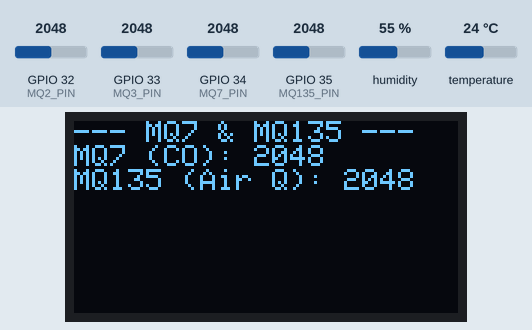
A sketch run on a simulated ESP32. Parts: 128×64 one-colour display. The test bench sets the inputs (shaded band); at power-on: humidity 55 %, GPIO 32 (MQ2_PIN) = 2048, GPIO 34 (MQ7_PIN) = 2048, GPIO 33 (MQ3_PIN) = 2048, GPIO 35 (MQ135_PIN) = 2048, temperature 24 °C. The local clock reads 2024-03-15 10:24:30 at power-on unless the sketch sets it.

Above: at 12.8 s.
12.9 s: humidity set to 22 %
At 25.2 s:
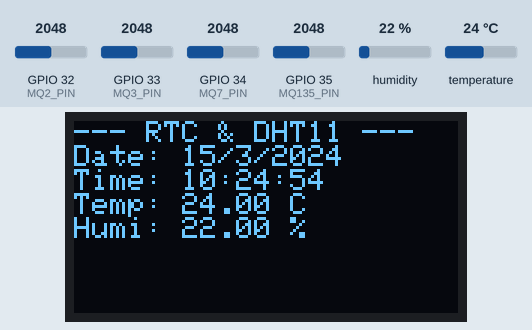
25.5 s: GPIO 32 (MQ2_PIN) set to 2866
At 37.0 s:
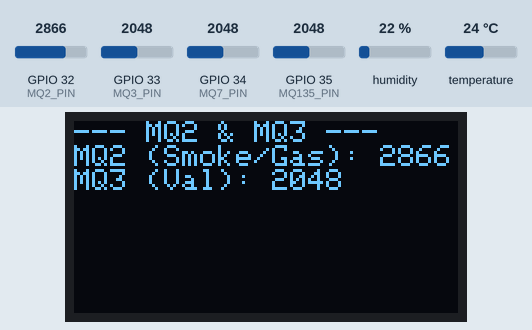
37.5 s: GPIO 34 (MQ7_PIN) set to 2866
At 48.5 s:
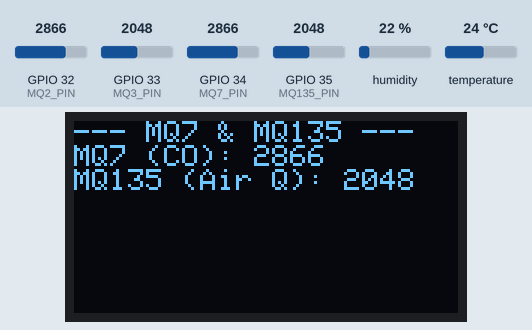
49.5 s: GPIO 33 (MQ3_PIN) set to 2866
At 55.5 s:
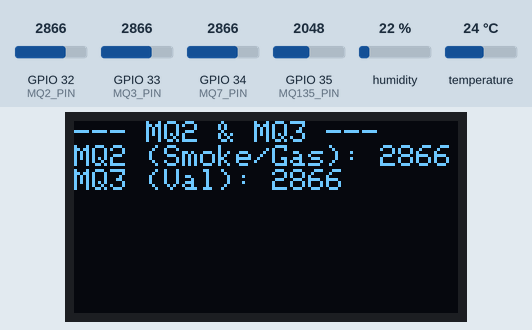
61.5 s: GPIO 35 (MQ135_PIN) set to 2866
At 67.0 s:
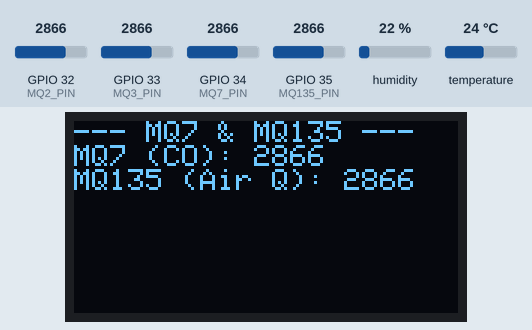
73.5 s: temperature set to 12 °C
At 78.5 s:
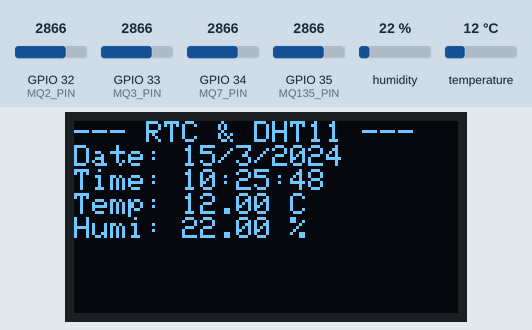
Timing chart, 0 to 80.0 s (numbered marks = the images above; inputs shaded):
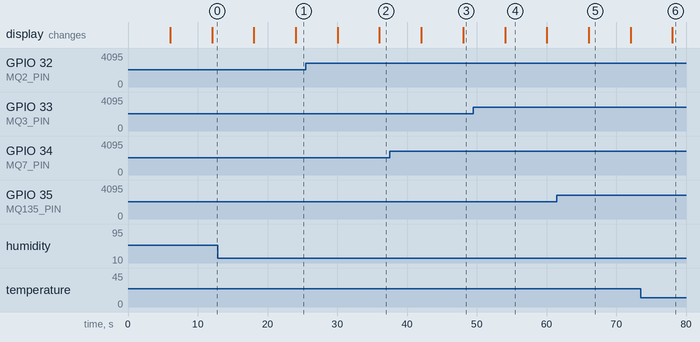

Measured:
- what the display in image 4 shows lasts 6.0 s, from 54.1 s to 60.1 s

The sketch:

sensor_reading.ino
```cpp
#include <SPI.h>
#include <Wire.h>
#include <Adafruit_GFX.h>
#include <Adafruit_SSD1306.h>
#include <DHT.h>
#include "RTClib.h"

// --- Define Pins ---
#define OLED_RESET -1 // Reset pin
#define DHTPIN 4    // DHT data pin
#define DHTTYPE DHT11 // DHT 11

#define MQ7_PIN 34
#define MQ135_PIN 35
#define MQ2_PIN 32
#define MQ3_PIN 33

// --- Initialize Libraries ---
Adafruit_SSD1306 display(128, 64, &Wire, OLED_RESET);
DHT dht(DHTPIN, DHTTYPE);
RTC_DS1307 rtc;

// --- Timing Variables ---
unsigned long previousMillis = 0;
const unsigned long interval = 6000; // 6 seconds interval
int screenState = 0; // 0: RTC/DHT11, 1: MQ7/MQ135, 2: MQ2/MQ3

// --- Sensor Variables ---
float temperature, humidity;
int mq7_val, mq135_val, mq2_val, mq3_val;
DateTime now;

void setup() {
  Serial.begin(115200);
  dht.begin();

  // Initialize I2C for OLED and RTC
  Wire.begin();
  if (!display.begin(SSD1306_SWITCHCAPVCC, 0x3C)) { // Address 0x3C
    Serial.println(F("SSD1306 allocation failed"));
    for (;;);
  }
  display.clearDisplay();
  display.setTextColor(WHITE);

  // Initialize RTC
  if (!rtc.begin()) {
    Serial.println("Couldn't find RTC");

  }
}

void loop() {
  unsigned long currentMillis = millis();

  if (currentMillis - previousMillis >= interval) {
    previousMillis = currentMillis;

    // Read all sensors
    readSensors();

    // Cycle through screens
    displayScreen(screenState);
    screenState = (screenState + 1) % 3; // Cycle 0, 1, 2, 0, ...
  }
}

void readSensors() {
  // Read DHT11
  humidity = dht.readHumidity();
  temperature = dht.readTemperature();
  if (isnan(humidity) || isnan(temperature)) {
    Serial.println("Failed to read from DHT sensor!");
  }

  // Read MQ sensors (analog values)
  mq7_val = analogRead(MQ7_PIN);
  mq135_val = analogRead(MQ135_PIN);
  mq2_val = analogRead(MQ2_PIN);
  mq3_val = analogRead(MQ3_PIN);

  // Read RTC
  now = rtc.now();
}

void displayScreen(int state) {
  display.clearDisplay();
  display.setTextSize(1);
  display.setCursor(0, 0);

  switch (state) {
    case 0:
      display.println("--- RTC & DHT11 ---");
      // Display RTC
      display.print("Date: ");
      display.print(now.day()); display.print("/");
      display.print(now.month()); display.print("/");
      display.println(now.year());
      display.print("Time: ");
      display.print(now.hour()); display.print(":");
      display.print(now.minute()); display.print(":");
      display.println(now.second());

      // Display DHT11
      display.print("Temp: ");
      display.print(temperature);
      display.println(" C");
      display.print("Humi: ");
      display.print(humidity);
      display.println(" %");
      break;

    case 1:
      display.println("--- MQ7 & MQ135 ---");
      // Display MQ7 (analog raw value)
      display.print("MQ7 (CO): ");
      display.println(mq7_val);
      // Display MQ135 (analog raw value)
      display.print("MQ135 (Air Q): ");
      display.println(mq135_val);

      break;

    case 2:
      display.println("--- MQ2 & MQ3 ---");
      // Display MQ2 (analog raw value)
      display.print("MQ2 (Smoke/Gas): ");
      display.println(mq2_val);
      // Display MQ3 (analog raw value)
      display.print("MQ3 (Val): ");
      display.println(mq3_val);
      break;
  }
  display.display(); // Update the physical display
}
```
